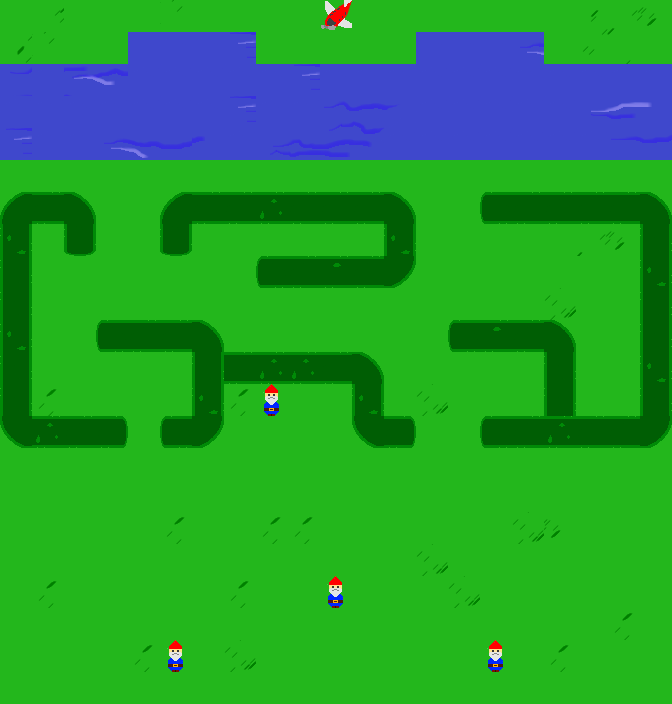

Rendered tile map (Tiled .tmx) drawn with the repository's tilesets; below, a short description and the map source with its tile grids summarised:
An orthogonal 21x22 tile map with 32x32 px tiles, 4 tile layers (Base, gnome, maze, plane), 9 tilesets.

<map version="1.0" orientation="orthogonal" renderorder="right-down" width="21" height="22" tilewidth="32" tileheight="32" nextobjectid="1">
 <tileset firstgid="1" name="grass" tilewidth="32" tileheight="32" tilecount="25" columns="5">
  <image source="grass.png" width="185" height="185" />
 </tileset>
 <tileset firstgid="26" name="gnome" tilewidth="32" tileheight="32" tilecount="1" columns="1">
  <image source="gnome.png" width="32" height="32" />
 </tileset>
 <tileset firstgid="27" name="water" tilewidth="32" tileheight="32" tilecount="25" columns="5">
  <image source="water.png" width="185" height="185" />
 </tileset>
 <tileset firstgid="52" name="hvert" tilewidth="32" tileheight="32" tilecount="4" columns="2">
  <image source="hvert.png" width="64" height="64" />
 </tileset>
 <tileset firstgid="56" name="hhoroz" tilewidth="32" tileheight="32" tilecount="6" columns="2">
  <image source="hhoroz.png" width="64" height="96" />
 </tileset>
 <tileset firstgid="62" name="hcorner" tilewidth="32" tileheight="32" tilecount="4" columns="2">
  <image source="hedge corners.png" width="64" height="64" />
 </tileset>
 <tileset firstgid="66" name="plane" tilewidth="32" tileheight="32" tilecount="1" columns="1">
  <image source="Plane.png" width="32" height="32" />
 </tileset>
 <tileset firstgid="67" name="mat" tilewidth="32" tileheight="32" tilecount="1" columns="1">
  <image source="WelcomeMat.png" width="32" height="32" />
 </tileset>
 <tileset firstgid="68" name="start" tilewidth="32" tileheight="32" tilecount="1" columns="1">
  <image source="exitZone.png" width="32" height="32" />
 </tileset>
 <layer name="Base" width="21" height="22">
  <data>[462 cells, 462 non-empty, 32 distinct tile ids]</data>
 </layer>
 <layer name="gnome" width="21" height="22">
  <data>[462 cells, 4 non-empty, 1 distinct tile ids]</data>
 </layer>
 <layer name="maze" width="21" height="22">
  <data>[462 cells, 69 non-empty, 12 distinct tile ids]</data>
 </layer>
 <layer name="plane" width="21" height="22">
  <data>[462 cells, 1 non-empty, 1 distinct tile ids]</data>
 </layer>
</map>